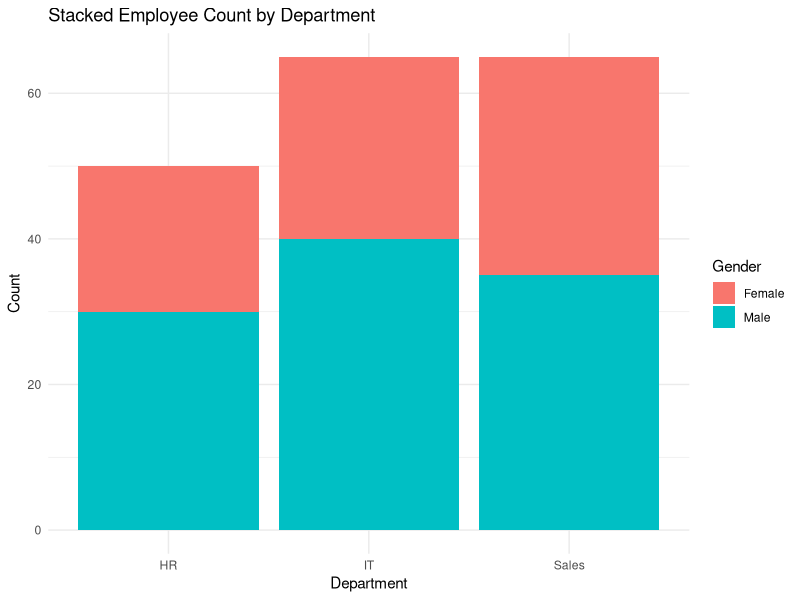

Here is the R script that generated this plot:
# Q37 – Stacked Bar Chart (Employees by Dept & Gender)
library(ggplot2)

dept <- data.frame(
  Dept = rep(c("IT","HR","Sales"), each=2),
  Gender = rep(c("Male","Female"), 3),
  Count = c(40,25, 30,20, 35,30)
)

ggplot(dept, aes(x=Dept, y=Count, fill=Gender)) +
  geom_bar(stat="identity") +
  labs(title="Stacked Employee Count by Department", x="Department", y="Count") +
  theme_minimal()


# Concepts: Stacked bars (default geom_bar(stat="identity") with fill).